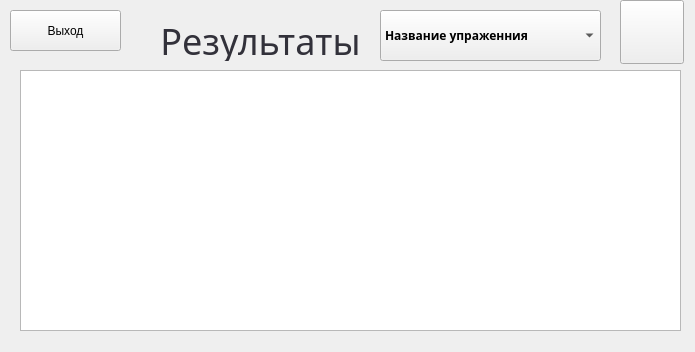
<?xml version="1.0" encoding="UTF-8"?>
<ui version="4.0">
 <class>StatsSqlHelper</class>
 <widget class="QWidget" name="StatsSqlHelper">
  <property name="geometry">
   <rect>
    <x>0</x>
    <y>0</y>
    <width>695</width>
    <height>352</height>
   </rect>
  </property>
  <property name="windowTitle">
   <string>Form</string>
  </property>
  <widget class="QTableView" name="tableView">
   <property name="geometry">
    <rect>
     <x>20</x>
     <y>70</y>
     <width>661</width>
     <height>261</height>
    </rect>
   </property>
   <property name="sizePolicy">
    <sizepolicy hsizetype="Maximum" vsizetype="Maximum">
     <horstretch>0</horstretch>
     <verstretch>0</verstretch>
    </sizepolicy>
   </property>
   <attribute name="horizontalHeaderCascadingSectionResizes">
    <bool>true</bool>
   </attribute>
  </widget>
  <widget class="QLabel" name="label">
   <property name="geometry">
    <rect>
     <x>60</x>
     <y>20</y>
     <width>401</width>
     <height>41</height>
    </rect>
   </property>
   <property name="palette">
    <palette>
     <active>
      <colorrole role="WindowText">
       <brush brushstyle="SolidPattern">
        <color alpha="255">
         <red>50</red>
         <green>49</green>
         <blue>58</blue>
        </color>
       </brush>
      </colorrole>
     </active>
     <inactive>
      <colorrole role="WindowText">
       <brush brushstyle="SolidPattern">
        <color alpha="255">
         <red>50</red>
         <green>49</green>
         <blue>58</blue>
        </color>
       </brush>
      </colorrole>
     </inactive>
     <disabled>
      <colorrole role="WindowText">
       <brush brushstyle="SolidPattern">
        <color alpha="255">
         <red>120</red>
         <green>120</green>
         <blue>120</blue>
        </color>
       </brush>
      </colorrole>
     </disabled>
    </palette>
   </property>
   <property name="font">
    <font>
     <family>Impact</family>
     <pointsize>27</pointsize>
    </font>
   </property>
   <property name="text">
    <string>Результаты</string>
   </property>
   <property name="alignment">
    <set>Qt::AlignCenter</set>
   </property>
  </widget>
  <widget class="QPushButton" name="exit">
   <property name="geometry">
    <rect>
     <x>10</x>
     <y>10</y>
     <width>111</width>
     <height>41</height>
    </rect>
   </property>
   <property name="cursor">
    <cursorShape>PointingHandCursor</cursorShape>
   </property>
   <property name="text">
    <string>Выход</string>
   </property>
   <property name="icon">
    <iconset resource="imgfiles.qrc">
     <normaloff>:/images/foto/door.png</normaloff>:/images/foto/door.png</iconset>
   </property>
   <property name="iconSize">
    <size>
     <width>25</width>
     <height>25</height>
    </size>
   </property>
  </widget>
  <widget class="QComboBox" name="comboBox">
   <property name="geometry">
    <rect>
     <x>380</x>
     <y>10</y>
     <width>221</width>
     <height>51</height>
    </rect>
   </property>
   <property name="sizePolicy">
    <sizepolicy hsizetype="Fixed" vsizetype="Fixed">
     <horstretch>0</horstretch>
     <verstretch>0</verstretch>
    </sizepolicy>
   </property>
   <property name="font">
    <font>
     <family>Segoe UI Black</family>
     <pointsize>9</pointsize>
     <weight>75</weight>
     <bold>true</bold>
    </font>
   </property>
   <item>
    <property name="text">
     <string>Название упраженния</string>
    </property>
   </item>
   <item>
    <property name="text">
     <string>Сложность</string>
    </property>
   </item>
   <item>
    <property name="text">
     <string>Результат</string>
    </property>
   </item>
  </widget>
  <widget class="QPushButton" name="no">
   <property name="geometry">
    <rect>
     <x>620</x>
     <y>0</y>
     <width>64</width>
     <height>64</height>
    </rect>
   </property>
   <property name="sizePolicy">
    <sizepolicy hsizetype="Minimum" vsizetype="Minimum">
     <horstretch>0</horstretch>
     <verstretch>0</verstretch>
    </sizepolicy>
   </property>
   <property name="minimumSize">
    <size>
     <width>64</width>
     <height>64</height>
    </size>
   </property>
   <property name="maximumSize">
    <size>
     <width>64</width>
     <height>64</height>
    </size>
   </property>
   <property name="cursor">
    <cursorShape>PointingHandCursor</cursorShape>
   </property>
   <property name="text">
    <string/>
   </property>
   <property name="icon">
    <iconset resource="imgfiles.qrc">
     <normaloff>:/images/foto/del</normaloff>:/images/foto/del</iconset>
   </property>
   <property name="iconSize">
    <size>
     <width>55</width>
     <height>55</height>
    </size>
   </property>
  </widget>
 </widget>
 <resources>
  <include location="imgfiles.qrc"/>
 </resources>
 <connections>
  <connection>
   <sender>exit</sender>
   <signal>clicked()</signal>
   <receiver>StatsSqlHelper</receiver>
   <slot>close()</slot>
   <hints>
    <hint type="sourcelabel">
     <x>85</x>
     <y>21</y>
    </hint>
    <hint type="destinationlabel">
     <x>130</x>
     <y>7</y>
    </hint>
   </hints>
  </connection>
  <connection>
   <sender>comboBox</sender>
   <signal>activated(int)</signal>
   <receiver>StatsSqlHelper</receiver>
   <slot>setCol(int)</slot>
   <hints>
    <hint type="sourcelabel">
     <x>500</x>
     <y>38</y>
    </hint>
    <hint type="destinationlabel">
     <x>500</x>
     <y>21</y>
    </hint>
   </hints>
  </connection>
  <connection>
   <sender>no</sender>
   <signal>clicked()</signal>
   <receiver>StatsSqlHelper</receiver>
   <slot>SlotDel()</slot>
   <hints>
    <hint type="sourcelabel">
     <x>656</x>
     <y>46</y>
    </hint>
    <hint type="destinationlabel">
     <x>692</x>
     <y>95</y>
    </hint>
   </hints>
  </connection>
 </connections>
 <slots>
  <slot>setCol(int)</slot>
  <slot>SlotDel()</slot>
 </slots>
</ui>
